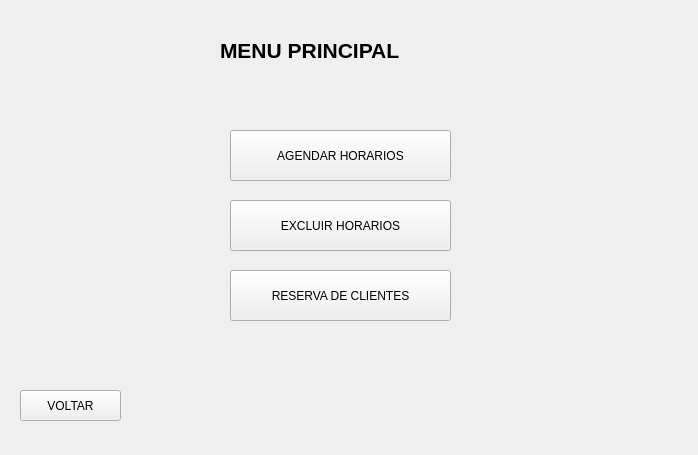
<?xml version="1.0" encoding="UTF-8"?>
<ui version="4.0">
 <class>MainWindow</class>
 <widget class="QMainWindow" name="MainWindow">
  <property name="geometry">
   <rect>
    <x>0</x>
    <y>0</y>
    <width>698</width>
    <height>455</height>
   </rect>
  </property>
  <property name="windowTitle">
   <string>MainWindow</string>
  </property>
  <widget class="QWidget" name="centralwidget">
   <widget class="QLabel" name="label">
    <property name="geometry">
     <rect>
      <x>220</x>
      <y>40</y>
      <width>351</width>
      <height>21</height>
     </rect>
    </property>
    <property name="font">
     <font>
      <pointsize>16</pointsize>
      <weight>75</weight>
      <bold>true</bold>
     </font>
    </property>
    <property name="text">
     <string>MENU PRINCIPAL</string>
    </property>
   </widget>
   <widget class="QPushButton" name="pushButton">
    <property name="geometry">
     <rect>
      <x>230</x>
      <y>130</y>
      <width>221</width>
      <height>51</height>
     </rect>
    </property>
    <property name="text">
     <string>AGENDAR HORARIOS</string>
    </property>
   </widget>
   <widget class="QPushButton" name="pushButton_2">
    <property name="geometry">
     <rect>
      <x>230</x>
      <y>200</y>
      <width>221</width>
      <height>51</height>
     </rect>
    </property>
    <property name="text">
     <string>EXCLUIR HORARIOS</string>
    </property>
   </widget>
   <widget class="QPushButton" name="pushButton_3">
    <property name="geometry">
     <rect>
      <x>20</x>
      <y>390</y>
      <width>101</width>
      <height>31</height>
     </rect>
    </property>
    <property name="text">
     <string>VOLTAR</string>
    </property>
   </widget>
   <widget class="QPushButton" name="pushButton_4">
    <property name="geometry">
     <rect>
      <x>230</x>
      <y>270</y>
      <width>221</width>
      <height>51</height>
     </rect>
    </property>
    <property name="text">
     <string>RESERVA DE CLIENTES</string>
    </property>
   </widget>
  </widget>
 </widget>
 <resources/>
 <connections/>
</ui>
